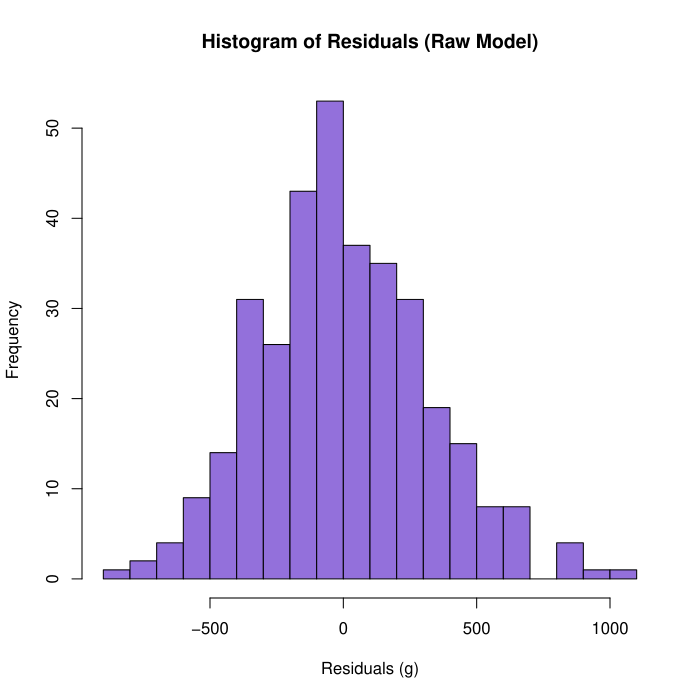

The R source for this figure:
data <- read.csv("../penguins_cleaned.csv")

data$Is_Gentoo <- ifelse(data$Species == "Gentoo penguin (Pygoscelis papua)", 1, 0)
data$Is_Chinstrap <- ifelse(data$Species == "Chinstrap penguin (Pygoscelis antarctica)", 1, 0)

model_raw <- lm(Body_Mass ~ Flipper_Length
                + Culmen_Length
                + Culmen_Depth
                + Is_Gentoo
                + Is_Chinstrap, data=data)

res_raw <- resid(model_raw)

hist(res_raw,
     main = "Histogram of Residuals (Raw Model)",
     xlab = "Residuals (g)",
     ylab = "Frequency",
     col = "mediumpurple",
     breaks = 20)
